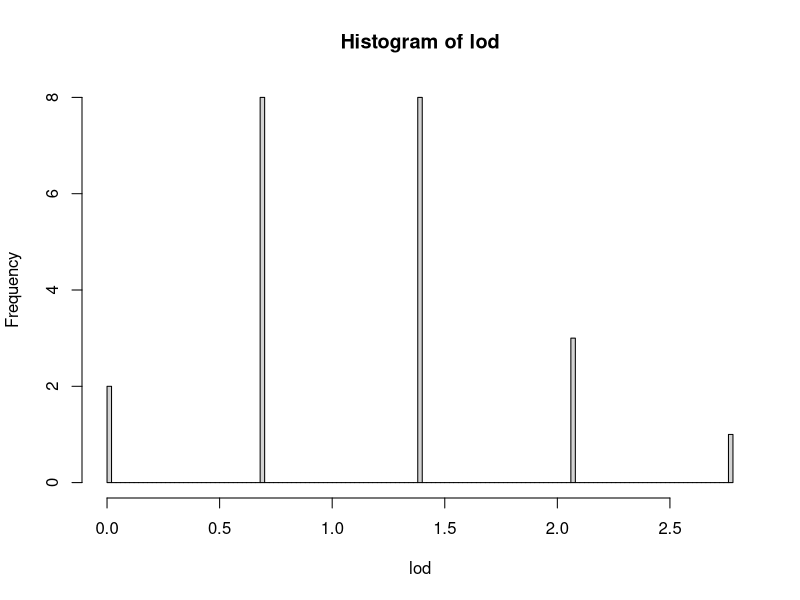

The R script that drew this image:
#Intro to paternity likelihood calculation
#Topics covered in this code include:
#Paternity likelihood calculation according to Marshall et al. 1998
#This includes paternity likelihood if we don't know the mothers genotype (p.like), and 
#paternity likelihood if we DO know the mothers genotype (p.like.mom)
#This simplistic intro is assuming allele frequencies are .5 (but can be easily adapted otherwise).

#A brief intro about what we mean when we talk about likelihoods.
#Think about a coin flip that has a 50% probability of heads and tails outcomes
#You can simulate this easily using rbinom function -- AKA a (r)andom draw from the (binom)ial distribution.
#We can simulate a bunch of tests where we flip a coin 6 times
coins<-rbinom(n = 1000,size=6,prob=c(.5,.5))

#On average we'd expect about 3 heads and tails. 
#For my random draw I got 3.01 on average, but it will be different each time
mean(coins)

#An alternative way to think about coin flips is in the reverse direction. 
#Say, for example, we find a random coin on the ground and we flip it 10 times.
#Surprisingly, we get 10 heads. 
#We would then ask: What is the LIKELIHOOD of observing 10 head flips in a row, if the coin were a fair coin?
#In simple terms, this breaks down to:
#The odds of flipping a heads on the 1st flip X the odds of flipping a heads on the 2nd flip... all the way to the 10th flip
#Well if the coin is fair, the odds of flipping a head are always 1/2
#So we can simply write the likelihood as:
(1/2)^10

#Or, 1 in 1024
1/((1/2)^10)

#So maybe the coin isn't fair? Maybe instead the coin is a trick coin and flips heads 90% of the time?
#If that were the case, we can recalculate the likelihood as:
(.9)^10

#Or about 1 in 3
1/((.9)^10)

rm(coins)
#In other words, given this observation of coin flips, the results are much more likely to be observed if the coin is a fake coin (1 in 3),
#versus if the coin is a fair coin (1 in 1024). As a result, we might conclude that the coin is fake. 

#Similarly, here we are started with an observation. 
#The observation are the offspring's genotype values, and the possible parent's genotype values.
#And now we're basically asking:
#What is the LIKELIHOOD of observing the offpsrings genotypes, GIVEN that Individual 1 IS THE FATHER?
#What is the LIKELIHOOD of observing the offpsrings genotypes, GIVEN that Individual 2 IS THE FATHER?
#Etc.. for all possible fathers.
#In addition to this, at the same time, we are asking:
#Is the likelihood of observing the offpsrings genotypes, GIVEN that Individual N IS THE FATHER greater than what we'd expect by chance?

#This is the foundation of paternity likelihood calculations. Hopefully as we code these likelihoods, this will become even more clear.



#First, lets write a function that calculates the likelihood that two individuals are parent/offsprings
#The individual probabilities come straight from Marshall et al. Table 1.

like<-matrix(NA,nrow=9,ncol=3)
like<-as.data.frame(like)
like[,1]<-c(0,1,2,0,1,2,0,1,2)
like[,2]<-c(0,0,0,1,1,1,2,2,2)
colnames(like)<-c("parent","kid","probability")

#For this matrix column 1 is the potential parent's genotype
#Column 2 is the offspring's genotype
#Column 3 is the probability of observing the offsprings genotype, given this individual is the true father
#Note here that these probabilities are all written assuming an allele frequency of .5
#I.e. in some cases Marshall says the probability is (b). But here we're assuming b=c=.5 
#So I just wrote the numeric equivalent instead. 

like[1,3]<-.5
like[2,3]<-.25
like[3,3]<-0
like[4,3]<-.5
like[5,3]<-.5
like[6,3]<-.5
like[7,3]<-0
like[8,3]<-.25
like[9,3]<-.5



#Now lets write a function that uses these probabilities to calculate a likelihood that individual A is the father
p.like<-function(parent,kid,af=NA){
  #Remove missing data
  keep<-which((!is.na(parent)) & (!is.na(kid)))
  parent<-parent[keep]
  kid<-kid[keep]
  #Right now we are leaving allele frequencies at .5, but this can be later modified along with the matrix above to be more flexible.
  if(is.na(af)){
    af<-rep(.5,length=length(parent))}
  
  #Make an empty string for us
  dif<-rep(NA,length=length(parent))
  
  #Lets get the individual probabilities at each locus from the matrix we created above
  #This loops across each locus (f), and for each value it
  #stores the probability of observing from the matrix we made above.
  
  #I.e. if parent genotype=0 and offspring=0, this value returns 0.5 which is 
  #the probability of having an offspring with a 0 genotype if you yourself have a 0 genotype
  like[like[,1]==0 & like[,2]==0,3]
  
  for (f in 1:length(dif)){
    dif[f]<-like[like[,1]==parent[f] & like[,2]==kid[f],3]
  }
  
  #Once we have the individual probabilities at each locus, we simply multiply them together to get the likelihood
  l1<-prod(dif)
  
  #Next we want to compare this result to what the likelihood of observing the offspring genotype values are,
  #given a RANDOM male is the father (i.e. not this individual).
  #These probability values come straight from Marshall et al. Table 1 also. 
  #In reality these are just the probabilities according to hardy-weinberg equilibrium.
  #Make an empty string
  dif2<-rep(NA,length=length(parent))
  
  #If the offsprings genotype is a 0, the probability of observing that at random is (p^2), where p is the allele frequency of the reference allele 
  dif2[kid==0]<-af[kid==0]^2
  
  #If the offsprings genotype is a 1, the probability of observing that at random is (2*p*q), where p is the allele frequency of the reference allele and where q is the allele frequency of the alternate allele 
  dif2[kid==1]<-2*af[kid==1]*(1-af[kid==1])
  
  #If the offsprings genotype is a 2, the probability of observing that at random is (q^2), where q is the allele frequency of the alternate allele 
  dif2[kid==2]<-(1-af[kid==2])^2
  
  #Again we calculate the likelihood by multiplying these individual probabilities
  l2<-prod(dif2)
  
  #And we return the natural log ratio of the two likelihoods
  lod<-log(l1/l2)
  return(lod)
}


#Now, what if I sumulate 100 possible fathers (1 of which is the true father), and corresponding offspring genotypes
#At 10 loci
dads<-matrix(NA,nrow=10,ncol=100)

#For 100 possible fathers, simulate 10 genotype values (ref allele frequency for each locus is .5)
for(f in 1:100){
  dads[,f]<-sample(c(0,1,2),size=10,replace=T,prob=c(.25,.5,.25))
  
}

#Randomly select one as the father
true<-sample(1:100,size = 1)

#Given the true father, simulate the genotype values for the offspring at each locus accordingly
kid<-rep(NA,10)

for(f in 1:10){
  if(dads[f,true]==0){
    kid[f]<-sample(c(0,1),size=1,prob=c(.5,.5))
  }
  if(dads[f,true]==1){
    kid[f]<-sample(c(0,1,2),size=1,prob = c(.25,.5,.25))
  }
  if(dads[f,true]==2){
    kid[f]<-sample(c(1,2),size=1,prob=c(.5,.5))
  }
}

#Now, for each possible father, lets calculate the paternity likelihood (lod) from our function p.like from before
lod<-rep(NA,100)
for(f in 1:100){
  lod[f]<-p.like(dads[,f],kid)
}

#One of the first things we find is that, for many possible fathers, the lod score is negative infinite
#This is because, some parent-offspring genotypes are IMPOSSIBLE
#I.e. If the parent at a locus is AA (genotype value of 2), the offspring CANT BE TT (genotype value of 0)
table(lod)

#But this assumes we have absoutely perfect genotyping. 
#Marshall et al. appendix introduces a modification to account for imperfect genotyping
#We havent incorporated that here, but likely will have to in the future. 
hist(lod,breaks=100)

#Still we see the LOD score for the true father is positive, but may not necessarily be the highest value
lod[true]

#This is because we used a relatively low number of loci (10 here).
#You can expand this number to high #s of loci to see how many genotypes we need to confidently call parentage in a 
#pool of possible fathers.




